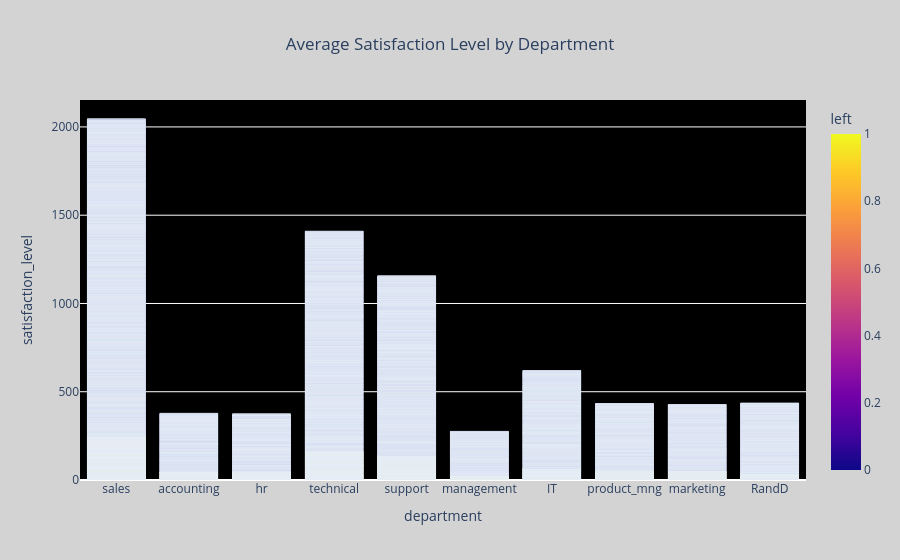

Notebook source saved alongside this figure:
### Code cell
# bar chart showing the average satisfaction level for each department
# Create a bar chart using Plotly Express
fig = px.bar(df1, x='department', y='satisfaction_level', title='Average Satisfaction Level by Department',
             labels='left',
             color='left', color_discrete_map={0: 'green', 1: 'red'},
             category_orders={'left': [0, 1]})
# Customize layout with background color and paper color
fig.update_layout(
    plot_bgcolor='black',  # Background color
    paper_bgcolor='lightgray',  # Paper color
    title=dict(text='Average Satisfaction Level by Department', x=0.5)
)
# Show the figure
fig.show()

### Figure 1 — Plotly figure (JSON) as saved in the notebook; plotly's stock layout.template omitted (floating-point values rounded to 4 significant figures; data arrays with more than 128 entries replaced by an {"elided": "..."} marker saying what was removed)
{"data": [{"alignmentgroup": "True", "hovertemplate": "department=%{x}<br>satisfaction_level=%{y}<br>left=%{marker.color}<extra></extra>", "legendgroup": "", "marker": {"color": {"elided": "11991 int values"}, "coloraxis": "coloraxis", "pattern": {"shape": ""}}, "name": "", "offsetgroup": "", "orientation": "v", "showlegend": false, "textposition": "auto", "type": "bar", "x": {"elided": "11991 str values"}, "xaxis": "x", "y": {"elided": "11991 float values"}, "yaxis": "y"}], "layout": {"barmode": "relative", "coloraxis": {"colorbar": {"title": {"text": "left"}}, "colorscale": [[0, "#0d0887"], [0.1111, "#46039f"], [0.2222, "#7201a8"], [0.3333, "#9c179e"], [0.4444, "#bd3786"], [0.5556, "#d8576b"], [0.6667, "#ed7953"], [0.7778, "#fb9f3a"], [0.8889, "#fdca26"], [1, "#f0f921"]]}, "legend": {"tracegroupgap": 0}, "paper_bgcolor": "lightgray", "plot_bgcolor": "black", "title": {"text": "Average Satisfaction Level by Department", "x": 0.5}, "xaxis": {"anchor": "y", "domain": [0, 1], "title": {"text": "department"}}, "yaxis": {"anchor": "x", "domain": [0, 1], "title": {"text": "satisfaction_level"}}}}
